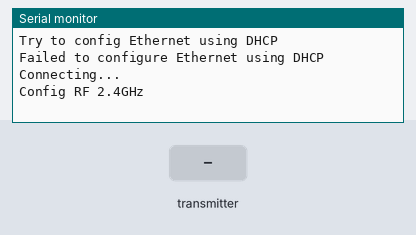
Recording of a sketch running on a simulated Arduino Mega 2560, built with avr-gcc and run on an emulated ATmega2560. On the bench: the last lines printed to the serial monitor. Inputs (shaded band) come from the test bench. WiFi joins after 1.5 s; servers stay silent unless stated; no radio packets arrive unless stated.

Above: at 1.3 s.
1.4 s: the transmitter starts sending got_isla.0 = 0
At 1.57 s:
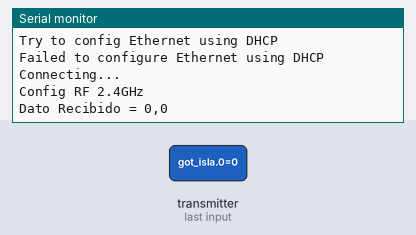
3.1 s: the transmitter starts sending got_isla.1 = 1023
At 3.36 s:
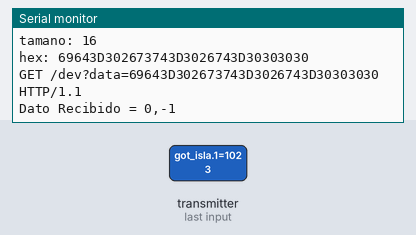
5.0 s: the transmitter starts sending got_isla.0 = 1023
At 5.5 s:
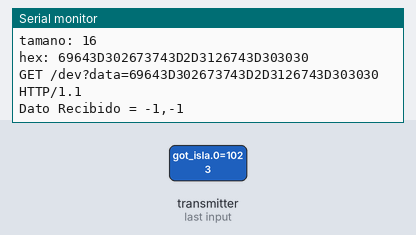
7.1 s: the transmitter starts sending got_isla.1 = 0
At 7.66 s:
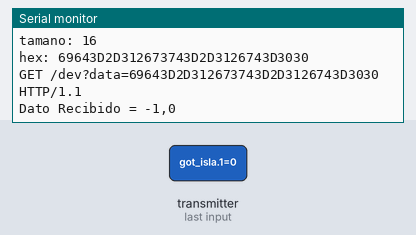

Measured:
- after the input at 1.4 s, the serial monitor: prints a new line at once (image 1)
- after the input at 3.1 s, the serial monitor: prints a new line after 0.11 s (image 2)
- after the input at 5.0 s, the serial monitor: prints a new line after 0.35 s (image 3)
- after the input at 7.1 s, the serial monitor: prints a new line after 0.41 s (image 4)

The sketch:

nodo-central.ino
```cpp
/*
Esta utiliza las bibliotecas:
http://www.prometec.net/nrf2401/
https://www.arduino.cc/en/Tutorial/WebClientRepeating
https://github.com/DavyLandman/AESLib
 */
/**
 * Bibilioteca arduino
 */
#include <Arduino.h>
/*Fin*/

/**
 * Dependencias módulo de Ethernet
 */
#include <Ethernet.h>
#include <SPI.h>
/*Fin*/

/**
 * Dependencias módulo RF
 */
#include "RF24.h"
#include "nRF24L01.h"
#include <SPI.h>
/*Fin*/

/**
 * Dependencias AES
 */
#include <AESLib.h>
/*Fin*/

/**
 * Variables módulo de Ethernet
 */
// Enter a MAC address for your controller below.
// Newer Ethernet shields have a MAC address printed on a sticker on the shield
byte mac[] = {0xDE, 0xBD, 0xBE, 0xEF, 0xFE, 0xED};
// if you don't want to use DNS (and reduce your sketch size)
// use the numeric IP instead of the name for the server:
// IPAddress server(10, 145, 20, 62); // numeric IP for Google (no DNS)
IPAddress server(172, 16, 0, 1);
// char server[] = "192.168.1.238";    // name address for Google (using DNS)
// IP Servicio Web Destino de Datos

// Set the static IP address to use if the DHCP fails to assign
IPAddress ip(172, 16, 0, 2); // IP Arduino

// Initialize the Ethernet client library
// with the IP address and port of the server
// that you want to connect to (port 80 is default for HTTP):
EthernetClient client;
/*Fin*/

/**
 * Variables Módulo RF
 */
RF24 radio(9, 53);
const uint64_t pipes[2] = {0xF0F0F0F0E1LL, 0xF0F0F0F0D2LL};
/*Fin*/

/**
 * Variables AES
 */
uint8_t key[] = {111, 109, 97, 114, 108, 101, 111, 110, 97, 114, 100, 111, 122, 97, 109, 98};
/*End*/

void setup() {
  configSerial();
  configEthernet();
  // sendDataEthernet();
  configRF();
}

void configSerial() {
  // Open serial communications and wait for port to open:
  Serial.begin(9600);
  while (!Serial) {
    ; // wait for serial port to connect. Needed for Leonardo only
  }
}

void configEthernet() {
  // start the Ethernet connection:
  Serial.println("Try to config Ethernet using DHCP");
  //if (Ethernet.begin(mac) == 0) {//uncomment
    Serial.println("Failed to configure Ethernet using DHCP");
    // no point in carrying on, so do nothing forevermore:
    // try to congifure using IP address instead of DHCP:
    Ethernet.begin(mac, ip);
  //}
  // give the Ethernet shield a second to initialize:
  delay(100);
  Serial.println("Connecting...");
}

void configRF() {
  Serial.println("Config RF 2.4GHz");
  pinMode(53, OUTPUT);
  radio.begin();
  radio.setRetries(15, 15);
  // radio.setPayloadSize(8);
  radio.startListening();
  radio.openWritingPipe(pipes[1]);
  radio.openReadingPipe(1, pipes[0]);
}

// http://www.prometec.net/operaciones-bits/
uint8_t GetFirst4Bits(uint8_t b) { return b >> 4; }
uint8_t GetSecond4Bits(uint8_t b) {
  // b = b << 4;
  byte a = B00001111;
  return b & a;
}

void convert2Hex(char input[], byte tamanoInput, String &output) {
  String hexa[] = {"0", "1", "2", "3", "4", "5", "6", "7",
                   "8", "9", "A", "B", "C", "D", "E", "F"};
  for (uint8_t i = 0; i < tamanoInput; i++) {
    // Serial.println(i);
    /* code */
    uint8_t b = (uint8_t)input[i];
    // Serial.print("Bin: ");
    // Serial.println(b, BIN);
    // Serial.println(GetFirst4Bits(b), BIN);
    // Serial.println(GetSecond4Bits(b), BIN);
    String first = hexa[GetFirst4Bits(b)];
    String second = hexa[GetSecond4Bits(b)];
    // Serial.print(first);
    // Serial.println(second);
    output += first + second;
    // String stringOne = String(input[i], HEX);
    // Serial.println(stringOne);
  }
}

void sendDataEthernet(int valor, int valor2) {
  // close any connection before send a new request.
  // This will free the socket on the WiFi shield
  client.stop();
  if (client.connect(server, 9000)) {
    Serial.println("Connected");
    // // Make a HTTP request:
    // char data[30] = {0};
    // sprintf(data, "id=%i&st=%i", valor, valor2);
    // // sprintf(data, "id=%i&st=%i&t=%i", valor, valor2, millis());
    // Serial.print("data: ");
    // Serial.println(data);

    uint8_t iv[] = {97, 98, 99, 100, 101, 102, 103, 104, 105, 106, 107, 108, 109, 110, 111, 112};

    // char data[] = "id=" + (char)valor + "&st=" + (char)valor + "&t=";
    //char data[] = "id=2&st=1&t=0000";
    char data[17] = {0};
    sprintf(data, "id=%i&st=%i&t=0000", valor, valor2);
    Serial.print("data: ");
    Serial.println(data);
    aes128_cbc_enc(key, iv, data, strlen(data));
    Serial.print("encrypted: ");
    Serial.println(data);
    // aes256_dec_single(key, data);
    // Serial.print("decrypted: ");
    // Serial.println(data);
    // encoding
    String dataHEX = "";
    byte tamano = sizeof(data) - 1;
    Serial.print("tamano: ");
    Serial.println(tamano);
    convert2Hex(data, tamano, dataHEX);
    Serial.print("hex: ");
    Serial.println(dataHEX);

    // client.println("GET /dev?data=hola HTTP/1.1");
    // Serial.println("GET /dev?data=hola HTTP/1.1");
    // client.println("GET /dev?data=" + String(encoded) + " HTTP/1.1");
    // Serial.println("GET /dev?data=" + String(encoded) + " HTTP/1.1");
    client.println("GET /dev?data=" + dataHEX + " HTTP/1.1");
    Serial.println("GET /dev?data=" + dataHEX + " HTTP/1.1");
    // client.println("Host: 10.145.20.62");
    // client.println("Host: 10.145.20.71");
    client.println("Host: 172.16.0.1:9000");
    client.println("Connection: close");
    client.println();
  } else {
    // kf you didn't get a connection to the server:
    Serial.println("Connection failed");
  }
  // interactEthernet();
  // readEthernet();
}

void readEthernet() {
  if (client.available()) {
    char c = client.read();
    Serial.print(c);
  }
}

void loop() {
  // interactEthernet();
  interactRF();
  // delay(1000); // Quitar, solo sirve para pruebas
  // sendDataEthernet(10, 1);
}

void interactEthernet() {
  // if there are incoming bytes available
  // from the server, read them and print them:
  if (client.available()) {
    char c = client.read();
    Serial.print(c);
  }

  // if the server's disconnected, stop the client:
  if (!client.connected()) {
    Serial.println();
    Serial.println("Disconnecting...");
    client.stop();
    // sendDataEthernet();
    // do nothing forevermore:
    // while(true);
  }
}

void interactRF() {
  // Importante!!! Borrar true
  if (radio.available()) { // Si hay datos disponibles
  //if (true || radio.available()) { // Solo para pruebas
    char got_isla[2];
    bool done = false;
    while (!done) {
      // Espera aqui hasta recibir algo

      done = radio.read(&got_isla, 2);
      Serial.print("Dato Recibido = ");
      Serial.print((int)got_isla[0]);
      Serial.print(",");
      Serial.println((int)got_isla[1]);
      delay(20); // Para dar tiempo al emisor
    }

    // radio.stopListening(); // Dejamos d escuchar para poder hablar
    //
    // radio.write(&got_isla, 2);
    // Serial.println("Enviando Respuesta");
    // radio.startListening(); // Volvemos a la escucha para recibir mas
    // paquetes
    sendDataEthernet(got_isla[0], got_isla[1]); // Se envía get
  }
}
```

bcal-cmac.c
```cpp
/* bcal-omac.c */
/*
    This file is part of the AVR-Crypto-Lib.
    Copyright (C) 2010 Daniel Otte (daniel.otte@rub.de)

    This program is free software: you can redistribute it and/or modify
    it under the terms of the GNU General Public License as published by
    the Free Software Foundation, either version 3 of the License, or
    (at your option) any later version.

    This program is distributed in the hope that it will be useful,
    but WITHOUT ANY WARRANTY; without even the implied warranty of
    MERCHANTABILITY or FITNESS FOR A PARTICULAR PURPOSE.  See the
    GNU General Public License for more details.

    You should have received a copy of the GNU General Public License
    along with this program.  If not, see <http://www.gnu.org/licenses/>.
*/


#include <stdint.h>
#include <string.h>
#include "bcal-basic.h"
#include "bcal-cmac.h"
#include "memxor.h"


static uint8_t left_shift_be_block(void* block, uint8_t blocksize_B){
	uint8_t c1=0, c2;
	do{
		--blocksize_B;
		c2 = (((uint8_t*)block)[blocksize_B])>>7;
		(((uint8_t*)block)[blocksize_B]) <<= 1;
		(((uint8_t*)block)[blocksize_B]) |= c1;
		c1 = c2;
	}while(blocksize_B);
	return c1;
}

static const uint8_t const_128 = 0x87;
static const uint8_t const_64  = 0x1b;

uint8_t bcal_cmac_init(const bcdesc_t* desc, const void* key, uint16_t keysize_b, bcal_cmac_ctx_t* ctx){
	uint8_t r;
	ctx->desc = (bcdesc_t*)desc;
	ctx->blocksize_B = bcal_cipher_getBlocksize_b(desc)/8;
	if (ctx->blocksize_B!=128/8 && ctx->blocksize_B!=64/8){
		return 0x13;
	}
	ctx->accu = malloc(ctx->blocksize_B);
	if(ctx->accu==NULL){
		return 0x14;
	}
	ctx->k1 = malloc(ctx->blocksize_B);
	if(ctx->k1==NULL){
		return 0x15;
	}
	ctx->k2 = malloc(ctx->blocksize_B);
	if(ctx->k2==NULL){
		return 0x16;
	}
	ctx->lastblock = malloc(ctx->blocksize_B);
	if(ctx->lastblock==NULL){
		return 0x17;
	}
	r = bcal_cipher_init(desc, key, keysize_b, &(ctx->cctx));
	if(r){
		return r;
	}
	if(ctx->blocksize_B==128/8){
		r = const_128;
	}else{
		r = const_64;
	}
	/* subkey computation */
	memset(ctx->accu, 0x00, ctx->blocksize_B);
	memset(ctx->k1, 0x00, ctx->blocksize_B);
	bcal_cipher_enc(ctx->k1, &(ctx->cctx));
	if(left_shift_be_block(ctx->k1, ctx->blocksize_B)){
		ctx->k1[ctx->blocksize_B-1] ^= r;
	}
	memcpy(ctx->k2, ctx->k1, ctx->blocksize_B);
	if(left_shift_be_block(ctx->k2, ctx->blocksize_B)){
		ctx->k2[ctx->blocksize_B-1] ^= r;
	}
	ctx->last_set=0;
	return 0;
}

void bcal_cmac_free(bcal_cmac_ctx_t* ctx){
	free(ctx->accu);
	free(ctx->k1);
	free(ctx->k2);
	bcal_cipher_free(&(ctx->cctx));
}

void bcal_cmac_nextBlock (bcal_cmac_ctx_t* ctx, const void* block){
	if(ctx->last_set){
		memxor(ctx->accu, ctx->lastblock, ctx->blocksize_B);
		bcal_cipher_enc(ctx->accu, &(ctx->cctx));
	}
	memcpy(ctx->lastblock, block, ctx->blocksize_B);
	ctx->last_set=1;
}


void bcal_cmac_lastBlock(bcal_cmac_ctx_t* ctx, const void* block, uint16_t length_b){
	uint16_t blocksize_b;
	blocksize_b = ctx->blocksize_B*8;
	while(length_b>=blocksize_b){
		bcal_cmac_nextBlock(ctx, block);
		block = (uint8_t*)block + ctx->blocksize_B;
		length_b -= blocksize_b;
	}
	if(ctx->last_set==0){
		memxor(ctx->accu, block, (length_b+7)/8);
		memxor(ctx->accu, ctx->k2, ctx->blocksize_B);
		ctx->accu[length_b/8] ^= 0x80>>(length_b&7);
	}else{
		if(length_b==0){
			memxor(ctx->accu, ctx->lastblock, ctx->blocksize_B);
			memxor(ctx->accu, ctx->k1, ctx->blocksize_B);
		}else{
			memxor(ctx->accu, ctx->lastblock, ctx->blocksize_B);
			bcal_cipher_enc(ctx->accu, &(ctx->cctx));
			memxor(ctx->accu, block, (length_b+7)/8);
			memxor(ctx->accu, ctx->k2, ctx->blocksize_B);
			ctx->accu[length_b/8] ^= 0x80>>(length_b&7);
		}
	}
	bcal_cipher_enc(ctx->accu, &(ctx->cctx));
}

void bcal_cmac_ctx2mac(void* dest, uint16_t length_b, const bcal_cmac_ctx_t* ctx){
	memcpy(dest, ctx->accu, length_b/8);
	if(length_b&7){
		((uint8_t*)dest)[length_b/8] &= 0xff>>(length_b&7);
		((uint8_t*)dest)[length_b/8] |= (0xff00>>(length_b&7))&(ctx->accu[length_b/8]);
	}
}

void bcal_cmac(void* dest, uint16_t out_length_b, const void* block, uint32_t length_b, bcal_cmac_ctx_t* ctx){
	uint16_t blocksize_b;
	blocksize_b = ctx->blocksize_B*8;
	while(length_b>blocksize_b){
		bcal_cmac_nextBlock(ctx, block);
		block = (uint8_t*)block + ctx->blocksize_B;
		length_b -= blocksize_b;
	}
	bcal_cmac_lastBlock(ctx, block, length_b);
	bcal_cmac_ctx2mac(dest, out_length_b, ctx);
}
```
